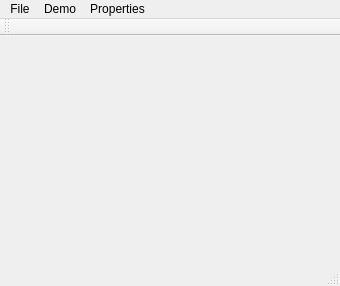
<?xml version="1.0" encoding="UTF-8"?>
<ui version="4.0">
 <class>MainWindow</class>
 <widget class="QMainWindow" name="MainWindow">
  <property name="geometry">
   <rect>
    <x>0</x>
    <y>0</y>
    <width>340</width>
    <height>286</height>
   </rect>
  </property>
  <property name="windowTitle">
   <string>MainWindow</string>
  </property>
  <widget class="QWidget" name="centralWidget">
   <layout class="QHBoxLayout" name="horizontalLayout">
    <item>
     <widget class="LongscrollWidget" name="longscroll" native="true"/>
    </item>
   </layout>
  </widget>
  <widget class="QMenuBar" name="menuBar">
   <property name="geometry">
    <rect>
     <x>0</x>
     <y>0</y>
     <width>340</width>
     <height>23</height>
    </rect>
   </property>
   <widget class="QMenu" name="menuProperties">
    <property name="title">
     <string>Properties</string>
    </property>
   </widget>
   <widget class="QMenu" name="menuDemo">
    <property name="title">
     <string>Demo</string>
    </property>
   </widget>
   <widget class="QMenu" name="menuFile">
    <property name="title">
     <string>File</string>
    </property>
    <addaction name="actionOpen"/>
    <addaction name="actionCount"/>
    <addaction name="actionShuffle"/>
   </widget>
   <addaction name="menuFile"/>
   <addaction name="menuDemo"/>
   <addaction name="menuProperties"/>
  </widget>
  <widget class="QToolBar" name="mainToolBar">
   <attribute name="toolBarArea">
    <enum>TopToolBarArea</enum>
   </attribute>
   <attribute name="toolBarBreak">
    <bool>false</bool>
   </attribute>
  </widget>
  <widget class="QStatusBar" name="statusBar"/>
  <action name="actionOpen">
   <property name="text">
    <string>Open Directory ...</string>
   </property>
   <property name="shortcut">
    <string>Ctrl+O</string>
   </property>
  </action>
  <action name="actionCount">
   <property name="text">
    <string notr="true">Count</string>
   </property>
  </action>
  <action name="actionShuffle">
   <property name="text">
    <string>Shuffle</string>
   </property>
  </action>
 </widget>
 <layoutdefault spacing="6" margin="11"/>
 <customwidgets>
  <customwidget>
   <class>LongscrollWidget</class>
   <extends>QWidget</extends>
   <header location="global">longscroll-qt/longscrollwidget.h</header>
   <container>1</container>
  </customwidget>
 </customwidgets>
 <resources/>
 <connections/>
</ui>
